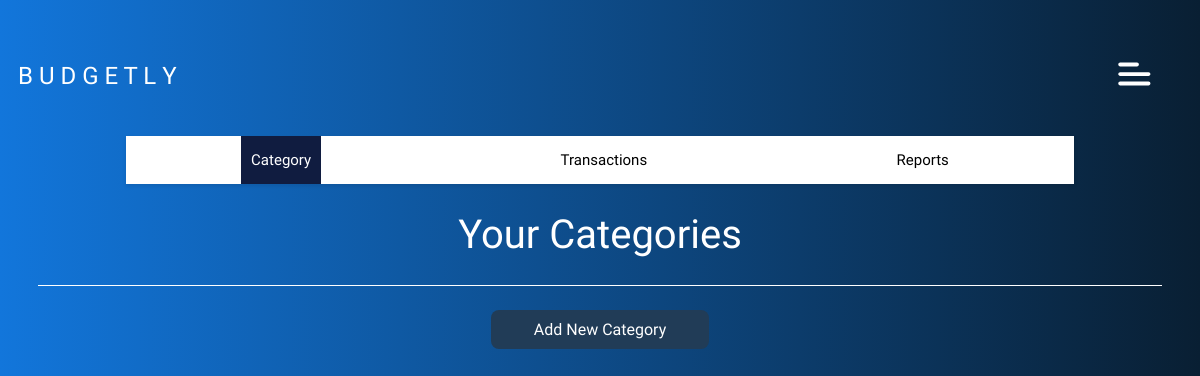
The app's page /budget/category/, older data.
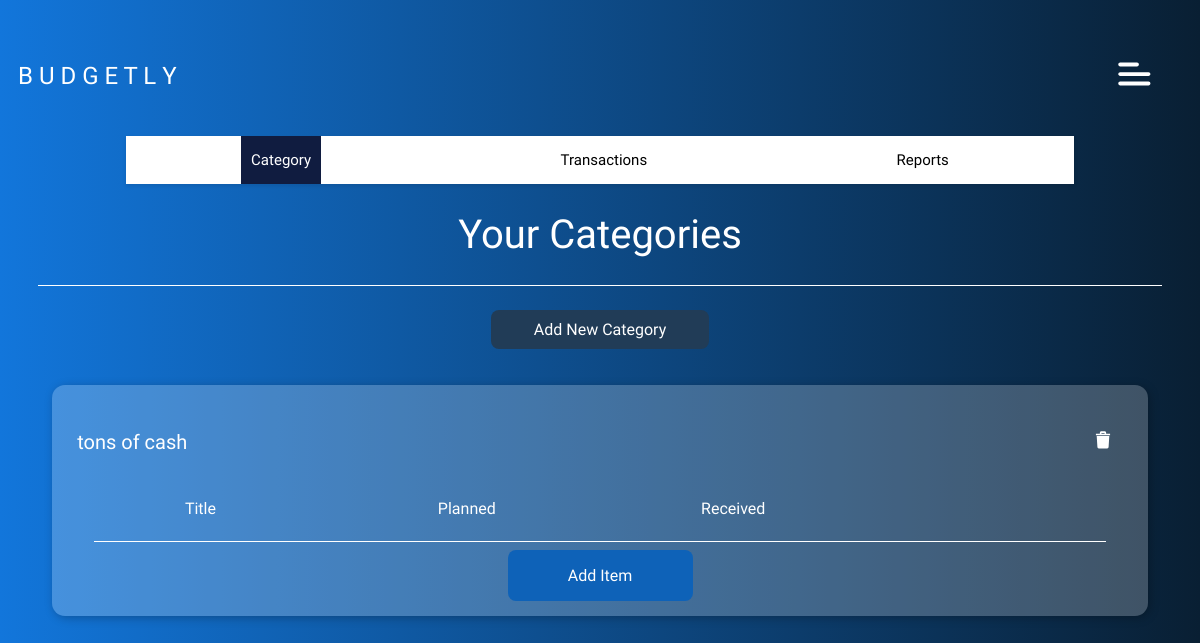
The same page, newer data.
### expenses/models.py (models this page shows, shortened)
class Category(models.Model):
    name = models.CharField(max_length=100)

### expenses/views.py (the view)
# urls.py: path('budget/category/', category_view, name='expense_list'),
def category_view(request):
    categories = Category.objects.all()
    return render(request, 'budget/category.html', {'categories': categories})

### expenses/templates/budget/category.html (shortened to what this page needs)
{% extends "../base/base.html" %}
{% load static %}
{% block template %}
{% include "../base/navbar.html" %}
<h1 class="page-header-title">Your Categories</h1>
<hr class="category-horizontal-rule">
<div class="new-category-button-container">
    <a href="#" class="new-category-button-link">
        <p class="new-category-button">Add New Category</p>
    </a>
</div>
{% for category in categories %}
<div class="category-card-container">
    <div class="category-card-top-section">
        <p class="category-card-title-text">{{ category.name }}</p>
        <a href="#">
            <img src="{% static 'expenses/images/trash.svg' %}">
        </a>
    </div>
    <div class="category-card-table-info">
        <div class="transactions-table category-table-container">
            <div class="transactions-table-header">
                <div class="table-cell">Title</div>
                <div class="table-cell">Planned</div>
                <div class="table-cell">Received</div>
            </div>
            <hr class="horizontal-rule">
        </div>
    </div>
    <div class="category-card-bottom-section">
        <div class="category-add-item-button-container">
            <a href="#" class="category-add-item-button-link">
                <p class="category-add-item-button-text">Add Item</p>
            </a>
        </div>
    </div>
</div>
{% endfor %}
{% endblock %}

### expenses/templates/base/base.html (shortened to what this page needs)
{% load static %}
<!DOCTYPE html>
<html lang="en">
<head>
    <link rel="stylesheet" href="{% static 'expenses/main.css' %}">
</head>
<body>
    {% block template %}
    {% endblock %}
</body>
</html>

### expenses/templates/base/navbar.html (shortened to what this page needs)
{% load static %}
<nav class="navbar">
    <div class="logo">B U D G E T L Y</div>
    <div class="hamburger-menu" onclick="toggleMenu()">
        <img src="{% static 'expenses/images/hamburger.svg' %}" class="nav-menu-img">
    </div>
</nav>
<div class="sub-nav">
    <a href="{% url 'expense_list' %}" {% if request.resolver_match.url_name == 'expense_list' %}class="active"{% endif %}>Category</a>
    <a href="{% url 'transactions' %}" {% if request.resolver_match.url_name == 'transactions' %}class="active"{% endif %}>Transactions</a>
    <a href="{% url 'reports' %}" {% if request.resolver_match.url_name == 'reports' %}class="active"{% endif %}>Reports</a>
  </div>

### expenses/static/expenses/main.css (style rules this page uses)
body { background: linear-gradient(90deg, #1276DB, #091F33); }

### expenses/static/expenses/navbar.css (style rules this page uses)
.navbar { display: flex; align-items: center; justify-content: space-between; color: white; font-family: "Archivo Narrow", sans-serif; padding: 10px; }
.navbar .logo { font-size: 24px; cursor: pointer; }
.navbar .hamburger-menu { cursor: pointer; }
.sub-nav { display: flex; justify-content: space-around; background-color: #ffffff; box-shadow: 0 2px 4px rgba(0,0,0,0.1); width: 80%; margin: 0 auto; }
.sub-nav a { color: #000000; text-decoration: none; padding: 15px 10px; font-family: "Archivo Narrow", sans-serif; font-size: 15px; background-color: #ffffff; transition: background-color 0.3s ease; }
.sub-nav a.active { color: #ffffff; background-color: #101C40; }

### expenses/static/expenses/category.css (style rules this page uses)
.page-header-title { color: white; text-align: center; font-family: "Teko", sans-serif; font-size: 40px; font-style: normal; font-weight: 400; line-height: normal; }
.new-category-button { border: none; border-radius: 8px; background: #213C57; color: white; padding: 10px 15px; font-size: 16px; text-align: center; font-family: "Archivo Narrow", sans-serif; width: 188px; }
.new-category-button-link { text-decoration: none; text-align: center; }
.new-category-button-container { display: flex; justify-content: center; }
.category-horizontal-rule { border: none; height: 1px; color: #ffffff; background-color: #ffffff; width: 95%; }
.category-card-container { border-radius: 13px; background: rgba(255, 255, 255, 0.22); box-shadow: 2px 2px 10px 0px rgba(0, 0, 0, 0.25); padding: 15px; width: 90%; margin-left: auto; margin-right: auto; color: white; margin-top: 20px; font-family: "Archivo Narrow", sans-serif; }
.category-card-top-section { display: flex; align-items: center; justify-content: space-between; padding: 10px; }
.category-card-title-text { font-size: 20px; font-style: normal; font-weight: 200; line-height: normal; }
.category-add-item-button-container { display: flex; justify-content: center; }
.category-add-item-button-link { text-decoration: none; background-color: #0E62B8; color: white; width: 185px; text-align: center; border-radius: 8px; }

### expenses/static/expenses/transactions.css (style rules this page uses)
.page-header-title { font-family: 'Teko', sans-serif; font-size: 40px; font-weight: 400; line-height: normal; }
.horizontal-rule { border: none; height: 1px; color: #ffffff; background-color: #ffffff; width: 95%; }
.transactions-table { width: 100%; color: white; border-radius: 8px; overflow: hidden; }
.transactions-table-header, .transaction-row { display: grid; grid-template-columns: repeat(4, 1fr); }
.transactions-table-header { padding: 10px 0; }
.table-cell { text-align: center; padding: 5px; }

Row changes from the older to the newer data that the page shows:
added Category: name "tons of cash"
